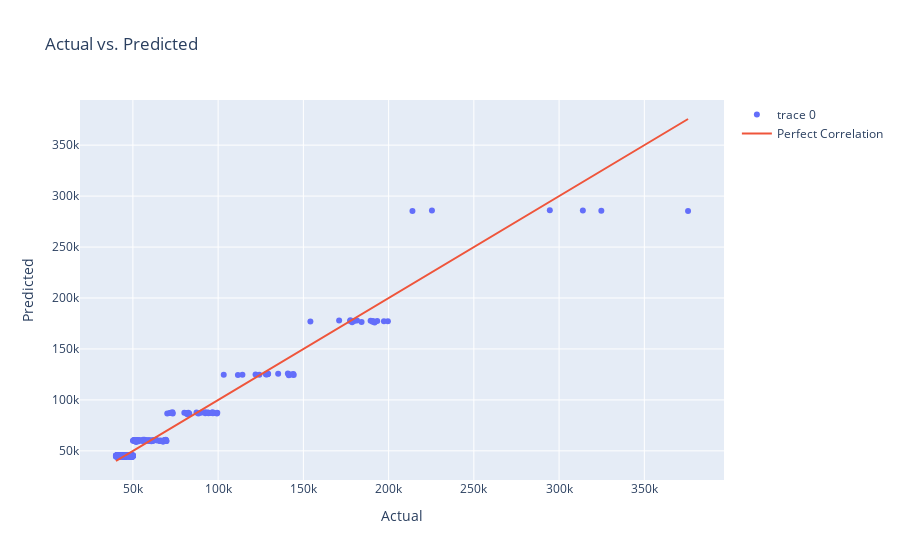

The notebook cell saved with this chart:
### Code cell
import plotly.graph_objects as go


predictions = best_model.predict(X_test_scaled)

# Create a scatter plot
fig = go.Figure(data=go.Scatter(x=y_test, y=predictions, mode='markers'))

# Add a line for perfect correlation
fig.add_trace(go.Scatter(x=y_test, y=y_test,
                    mode='lines',
                    name='Perfect Correlation'))

# Update layout
fig.update_layout(title='Actual vs. Predicted',
                   xaxis_title='Actual',
                   yaxis_title='Predicted')

fig.show()

### Figure 1 — Plotly figure (JSON) as saved in the notebook; plotly's stock layout.template omitted (floating-point values rounded to 4 significant figures; data arrays with more than 128 entries replaced by an {"elided": "..."} marker saying what was removed)
{"data": [{"mode": "markers", "x": {"elided": "528 int values"}, "y": {"elided": "528 float values"}, "type": "scatter"}, {"mode": "lines", "name": "Perfect Correlation", "x": {"elided": "528 int values"}, "y": {"elided": "528 int values"}, "type": "scatter"}], "layout": {"title": {"text": "Actual vs. Predicted"}, "xaxis": {"title": {"text": "Actual"}}, "yaxis": {"title": {"text": "Predicted"}}}}
